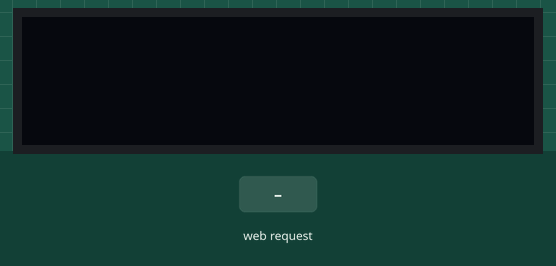
Recording of a sketch running on a simulated ESP8266 (NodeMCU). On the bench: 128×32 one-colour display. The inputs (shaded band) are chosen by the test bench. WiFi joins after 1.5 s; servers stay silent unless stated; what the sketch prints to the serial monitor is not drawn.

Above: at 2.7 s.
2.8 s: HTTP request GET /BPM= received
At 4.1 s:
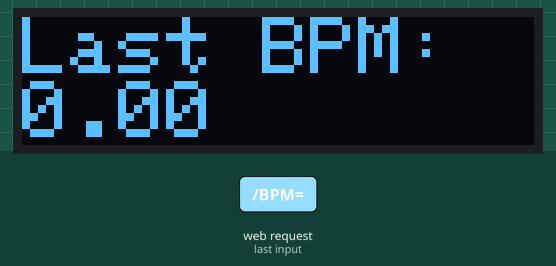
7.3 s: HTTP request GET /READING received
At 9.6 s:
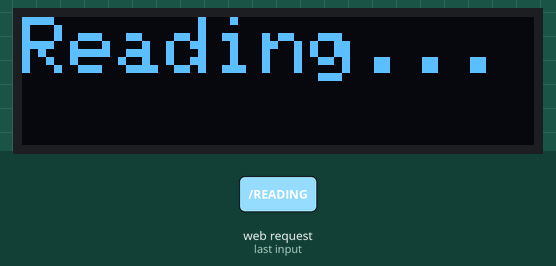
10.3 s: HTTP request GET /OLED=NO received
At 11.0 s:
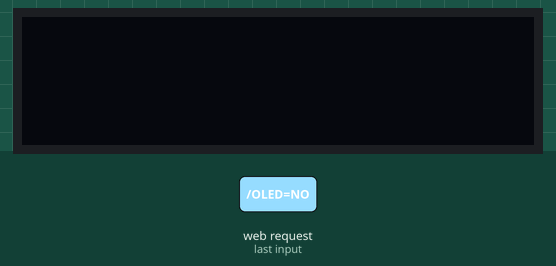
11.8 s: HTTP request GET /BPM= received
At 16.0 s:
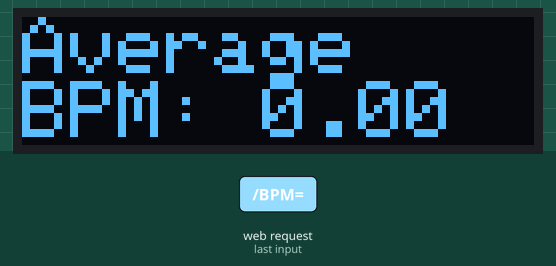
Timing chart, 0 to 16.3 s (numbered marks = the images above; inputs shaded):
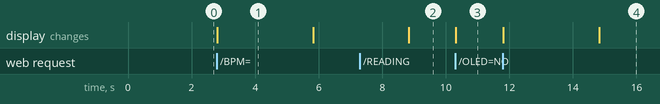

Measured:
- after the input at 2.8 s, the display: changes at once (image 1)
- after the input at 7.3 s, the display: changes after 1.5 s (image 2)
- after the input at 10.3 s, the display: changes at once (image 3)
- after the input at 11.8 s, the display: first changes at once (image 4 shows a later state)
- what the display in image 1 shows lasts 3.0 s, from 2.8 s to 5.8 s

The sketch:

heartRateMonitoringSystem_display.ino
```cpp
// WiFi
#include <ESP8266WiFi.h>
// I2C
#include <Wire.h>
// Display
#include <Adafruit_GFX.h>
#include <Adafruit_SSD1306.h>
// OLED settings
#define SCREEN_WIDTH 128
#define SCREEN_HEIGHT 32
#define OLED_RESET -1 // Share with Arduino Reset pin
Adafruit_SSD1306 display(SCREEN_WIDTH, SCREEN_HEIGHT, &Wire, OLED_RESET);

// Base vars
const int BR = 9600;
const int PORT = 81;
const char* SSID = "";
const char* PASSWORD = "";

// Settings and object constructor
WiFiServer server(PORT);

void setup()
{
  Serial.begin(BR);

  if (!display.begin(SSD1306_SWITCHCAPVCC, 0x3C)) {
    Serial.println(F("Could not detect OLED. Please reset the controller!"));
    for(;;); // Loop forever, block code
  }
  WiFi.begin(SSID, PASSWORD);

  // Initialize WiFi server
  while(WiFi.status() != WL_CONNECTED) {
    Serial.print(".");
    delay(500);
  }
  Serial.println("Controller has connected to the WiFi.");

  server.begin();
  Serial.println("Server has been initialized at port 81.");
  Serial.print("URL: http://");
  Serial.print(WiFi.localIP());
  Serial.println(":81/");

  // Init display
  display.clearDisplay();
  display.setTextSize(2);
  display.setTextColor(WHITE);
  display.setCursor(0,0); // Set origin to top left
  display.cp437(true); // Enable Code Page 437 (Combination of UTF8 and ASCII) font.
  display.display();
}

void loop()
{
  WiFiClient client = server.available();
  if (!client) return;  // Don't do anything if no one is at the URL

  while(!client.available()) delay(1);// Block loop if client hasn't receive data yet

  String req = client.readStringUntil('\r');

  Serial.println(req);
  client.flush();

  if (req.indexOf("/BPM=") != -1) {
    String strBeatsPerMinute = req.substring(req.indexOf("BPM=") + 4, req.indexOf("&"));
    char bpmArray[strBeatsPerMinute.length() + 1];
    strBeatsPerMinute.toCharArray(bpmArray, sizeof(bpmArray));
    float beatsPerMinute = atof(bpmArray);

    String strBeatAvg =  req.substring(req.indexOf("AVG=") + 4, req.indexOf("#"));
    char avgArray[strBeatAvg.length() + 1];
    strBeatAvg.toCharArray(avgArray, sizeof(avgArray));
    float beatAvg = atof(avgArray);

    display.clearDisplay();
    display.setTextSize(2);
    display.setTextColor(WHITE);
    display.setCursor(0,0); // Set origin to top left
    display.cp437(true); // Enable Code Page 437 (Combination of UTF8 and ASCII) font.
      display.println("Last BPM:");
      display.println(beatsPerMinute);
    display.display();
    delay(3000);

    display.clearDisplay();
    display.setTextSize(2);
    display.setTextColor(WHITE);
    display.setCursor(0,0); // Set origin to top left
    display.cp437(true); // Enable Code Page 437 (Combination of UTF8 and ASCII) font.
      display.println("Average");
      display.println("BPM: " + String(beatAvg));
    display.display();
    delay(3000);
  } else if (req.indexOf("/OLED=NO") != -1) {
    display.clearDisplay();
    display.display();
  } else if (req.indexOf("/READING") != -1) {
    display.clearDisplay();
    display.setTextSize(2);
    display.setTextColor(WHITE);
    display.setCursor(0,0); // Set origin to top left
    display.cp437(true); // Enable Code Page 437 (Combination of UTF8 and ASCII) font.
      display.print("Reading...");
    display.display();
    delay(750);
  } else {
    //  Render title text
    display.clearDisplay();
    display.setTextSize(2);
    display.setTextColor(WHITE);
    display.setCursor(0,0); // Set origin to top left
    display.cp437(true); // Enable Code Page 437 (Combination of UTF8 and ASCII) font.
      display.print("Heartbeat");
    display.display();

    delay(2000);

    display.clearDisplay();
    display.setTextSize(2);
    display.setTextColor(WHITE);
    display.setCursor(0,0); // Set origin to top left
    display.cp437(true); // Enable Code Page 437 (Combination of UTF8 and ASCII) font.
      display.print("Monitoring");
    display.display();

    delay(2000);

    display.clearDisplay();
    display.setTextSize(2);
    display.setTextColor(WHITE);
    display.setCursor(0,0); // Set origin to top left
    display.cp437(true); // Enable Code Page 437 (Combination of UTF8 and ASCII) font.
      display.print("System");
    display.display();

    delay(4000);
  }
}
```
